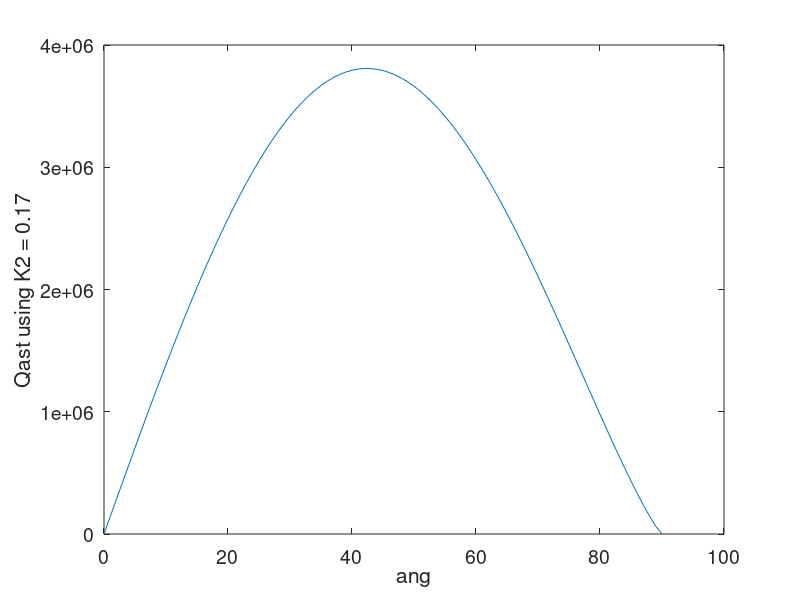
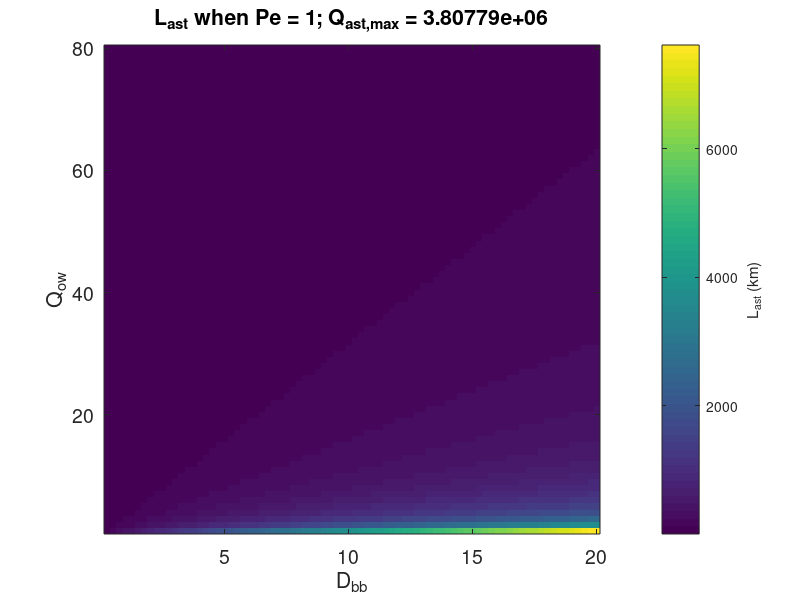
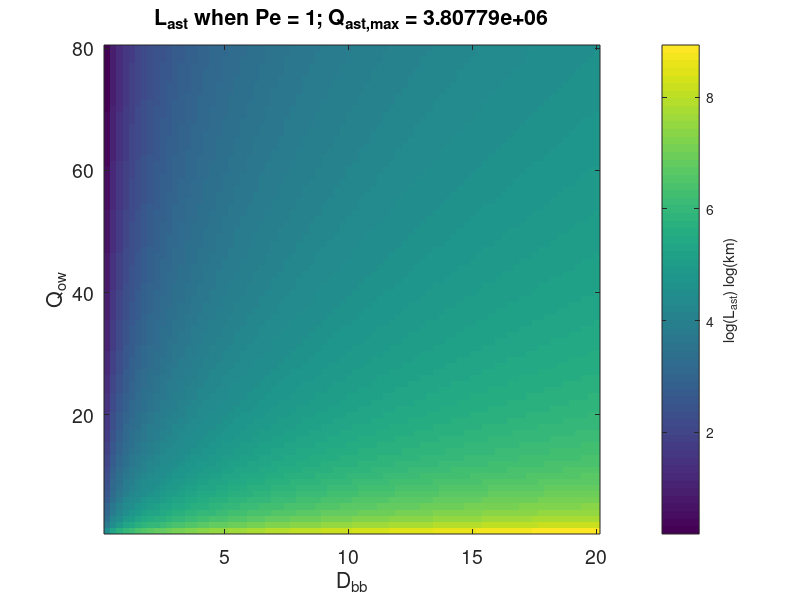

The MATLAB source for these figures, in order:
% Froude number is a comparison of velocities. Speed of the fluid vs speed of the wave.
gamma = 0.73:0.01:1.03;
K1 = 0.39;
astfac = 0.1:0.01:1;
T = 8;
H = 1;
E = T.^(1/5)*H.^(12/5);
ang = deg2rad(0:90);
g = 9.8;
Dbb = 0.25:0.25:20;
Dbb1 = 5;
Qow = 1:80;
Qow1 = 30;
Dsf = 10;

K2_LTA = 0.34/2;

for p = 1:length(ang)
    QsAST_LTA(p) = K2_LTA.*E.*((cos(ang(p))).^(6/5)).*(sin(ang(p)))*365*60*60*24;
end

figure()
plot(rad2deg(ang),QsAST_LTA)
% h = colorbar;
% ylabel(h, 'QsAST_LTA')
xlabel('ang')
ylabel('Qast using K2 = 0.17')
set(gca,'FontSize',14)
set(gca,'YDir','normal')

maxQast = max(QsAST_LTA); %m^3/m/yr max

for bb = 1:length(Dbb)
    for q = 1:length(Qow)
        Last(bb,q) = Dbb(bb)*maxQast./Qow(q)./Dsf;
    end
end

figure()
imagesc(Dbb,Qow,Last'./1000)
h = colorbar;
ylabel(h, 'L_a_s_t (km)')
xlabel('D_b_b')
ylabel('Q_o_w')
set(gca,'FontSize',14)
set(gca,'YDir','normal')
title(sprintf('L_a_s_t when Pe = 1; Q_a_s_t_,_m_a_x = %d',maxQast))

figure()
imagesc(Dbb,Qow,log(Last'./1000))
h = colorbar;
ylabel(h, 'log(L_a_s_t) log(km)')
xlabel('D_b_b')
ylabel('Q_o_w')
set(gca,'FontSize',14)
set(gca,'YDir','normal')
title(sprintf('L_a_s_t when Pe = 1; Q_a_s_t_,_m_a_x = %d',maxQast))

